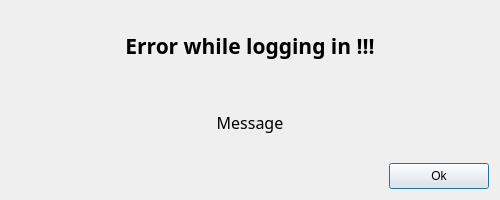
<?xml version="1.0" encoding="UTF-8"?>
<ui version="4.0">
 <class>Dialog</class>
 <widget class="QDialog" name="Dialog">
  <property name="geometry">
   <rect>
    <x>0</x>
    <y>0</y>
    <width>500</width>
    <height>200</height>
   </rect>
  </property>
  <property name="sizePolicy">
   <sizepolicy hsizetype="Preferred" vsizetype="Preferred">
    <horstretch>0</horstretch>
    <verstretch>0</verstretch>
   </sizepolicy>
  </property>
  <property name="windowTitle">
   <string>WorkTimer</string>
  </property>
  <layout class="QGridLayout" name="gridLayout">
   <item row="0" column="0">
    <layout class="QVBoxLayout" name="verticalLayout">
     <item>
      <widget class="QLabel" name="label_2">
       <property name="font">
        <font>
         <family>Segoe Print</family>
         <pointsize>16</pointsize>
         <weight>75</weight>
         <bold>true</bold>
        </font>
       </property>
       <property name="text">
        <string>Error while logging in !!!</string>
       </property>
       <property name="alignment">
        <set>Qt::AlignCenter</set>
       </property>
      </widget>
     </item>
     <item>
      <widget class="QLabel" name="label">
       <property name="font">
        <font>
         <family>Segoe Print</family>
         <pointsize>12</pointsize>
        </font>
       </property>
       <property name="text">
        <string>Message</string>
       </property>
       <property name="alignment">
        <set>Qt::AlignCenter</set>
       </property>
      </widget>
     </item>
     <item>
      <layout class="QHBoxLayout" name="horizontalLayout">
       <item>
        <spacer name="horizontalSpacer">
         <property name="orientation">
          <enum>Qt::Horizontal</enum>
         </property>
         <property name="sizeHint" stdset="0">
          <size>
           <width>40</width>
           <height>20</height>
          </size>
         </property>
        </spacer>
       </item>
       <item>
        <widget class="QPushButton" name="btn_Ok">
         <property name="minimumSize">
          <size>
           <width>100</width>
           <height>26</height>
          </size>
         </property>
         <property name="maximumSize">
          <size>
           <width>100</width>
           <height>26</height>
          </size>
         </property>
         <property name="styleSheet">
          <string notr="true">QPushButton {
	 border: 1px solid gray;
    border-radius: 13px;
    font: 10pt \&quot;Segoe Print\&quot;;
    background-color: qlineargradient(x1: 0.5, y1: 0.5, x2: 1, y2: 1, stop: 0 #dadbde, stop: 1 #f6f7fa);
}
QPushButton:default {
	border: 2px solid gray;
}
	QPushButton:hover {
    border: 1px solid gray;
    background-color: qlineargradient(x1: 0, y1: 0, x2: 0, y2: 1, stop: 0 #f6f7fa, stop: 1 #dadbde);
}
QPushButton:pressed {
	border: 1px solid gray;
    background-color: qlineargradient(x1: 0, y1: 0, x2: 0, y2: 1, stop: 0 #dadbde, stop: 1 #f6f7fa);
}</string>
         </property>
         <property name="text">
          <string>Ok</string>
         </property>
         <property name="default">
          <bool>true</bool>
         </property>
        </widget>
       </item>
      </layout>
     </item>
    </layout>
   </item>
  </layout>
 </widget>
 <resources/>
 <connections/>
</ui>
